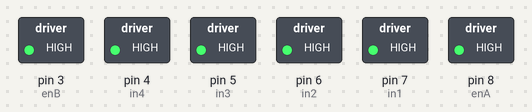
Bench run of a sketch on a simulated Arduino Uno, built with avr-gcc and run on an emulated ATmega328P. Parts: switched loads named in the sketch (green lamp = pin HIGH).

Above: at 0.15 s.
At 2.8 s:
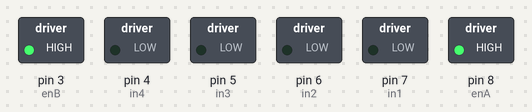
Timing chart, 0 to 6.1 s (numbered marks = the images above):
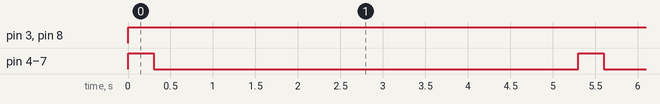

Measured:
- by itself, pin 3 (enB), pin 8 (enA): LOW → HIGH at 0.00 s
- by itself, pin 4 (in4), pin 5 (in3), pin 6 (in2), pin 7 (in1): alternates HIGH for 0.30 s and LOW for 5.0 s

The sketch:

BaoNhieuCm.ino
```cpp
#define MAX_SPEED 255 //từ 0-255
#define Min_SPEED 0
//Motor A
int enA = 8;
int in1 = 7;
int in2 = 6;

//Motor B
int in3 = 5;
int in4 = 4;
int enB = 3;

//set bluetooth
char c;
int led = 13;


void Motor(char n,int speeds,int cm){
  int high = 255-speeds;
  switch(n){
    case '1': //tien
        //Running motor A
        digitalWrite(in1, HIGH);           digitalWrite(in4, high);
        digitalWrite(in2, 255-speeds);          digitalWrite(in3, 255-speeds);
        analogWrite(enA, 255);           analogWrite(enB, 255);
    break;
    case '2': //lui
        //Running motor A
        digitalWrite(in1, LOW);           digitalWrite(in4, LOW);
        digitalWrite(in2, speeds);           digitalWrite(in3, speeds);
        analogWrite(enA, 255);          analogWrite(enB, 255);
    break;
    case '3': //trai
        //Running motor A
        digitalWrite(in1, LOW);          digitalWrite(in4, HIGH);
        digitalWrite(in2, HIGH);           digitalWrite(in3, LOW);
        analogWrite(enA, 255);         analogWrite(enB, 255);
    break;
    case '4': //lui
        //Running motor A
        digitalWrite(in1, HIGH);
        digitalWrite(in4, LOW);
        digitalWrite(in2, LOW);
        digitalWrite(in3, HIGH);
        analogWrite(enA, 255);
        analogWrite(enB, 255);
    break;
    case '6': //lui
        default:
        //Running motor A
        digitalWrite(in1, LOW);
        digitalWrite(in4, LOW);
        digitalWrite(in2, LOW);
        digitalWrite(in3, LOW);
        analogWrite(enA, 255);
        analogWrite(enB, 255);
    break;

  }
  delay(cm);
   //Running motor A
  digitalWrite(in1, LOW);        digitalWrite(in4, LOW);
  digitalWrite(in2, LOW);         digitalWrite(in3, LOW);
  analogWrite(enA, 255);         analogWrite(enB, 255);
 }

void setup()
{
  pinMode(in1, OUTPUT);
  pinMode(in2, OUTPUT);
  pinMode(in3, OUTPUT);
  pinMode(in4, OUTPUT);
}

void motor_1_Dung() {
  digitalWrite(in1, LOW);
  digitalWrite(in2, LOW);
}

void motor_2_Dung() {
  digitalWrite(in3, LOW);
  digitalWrite(in4, LOW);
}

void motor_1_Tien(int speed) { //speed: từ 0 - MAX_SPEED
  speed = constrain(speed, Min_SPEED, MAX_SPEED);//đảm báo giá trị nằm trong một khoảng từ 0 - MAX_SPEED - http://arduino.vn/reference/constrain
  digitalWrite(in1, HIGH);// chân này không có PWM
  analogWrite(in2, 255 - speed);
}

void motor_1_Lui(int speed) {
  speed = constrain(speed, Min_SPEED, MAX_SPEED);//đảm báo giá trị nằm trong một khoảng từ 0 - MAX_SPEED - http://arduino.vn/reference/constrain
  digitalWrite(in1, LOW);// chân này không có PWM
  analogWrite(in2, speed);
}

void motor_2_Tien(int speed) { //speed: từ 0 - MAX_SPEED
  speed = constrain(speed, Min_SPEED, MAX_SPEED);//đảm báo giá trị nằm trong một khoảng từ 0 - MAX_SPEED - http://arduino.vn/reference/constrain
  analogWrite(in3, speed);
  digitalWrite(in4, LOW);// chân này không có PWM
}

void motor_2_Lui(int speed) {
  speed = constrain(speed, Min_SPEED, MAX_SPEED);//đảm báo giá trị nằm trong một khoảng từ 0 - MAX_SPEED - http://arduino.vn/reference/constrain
  analogWrite(in4, 255 - speed);
  digitalWrite(in3, HIGH);// chân này không có PWM
}

void loop()
{
  Motor('1',100,300);
  delay(5000);//tiến 5 s

}
```
